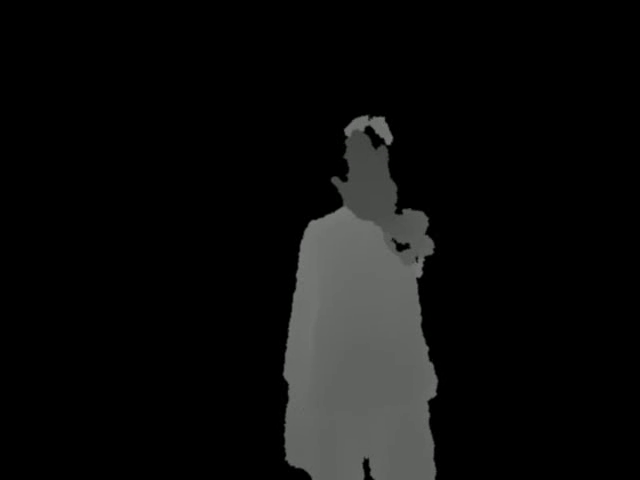
#> input picture frame 9 of 1depth.avi, 640 x 480 px
$ jupyter execute MileStone2.ipynb
#> lines starting #> are read from the running program, lines starting #| are printed output that depends on the picture; after the words box and inside, x2 and y2 are one past the last pixel; in counts of white or black regions, pixels touching at a corner belong together
[cell 1]
import cv2 as cv
import numpy as np

cap = cv.VideoCapture('1depth.avi')

while True:
    _, frame = cap.read()
#> frame is the input picture: shape (480, 640, 3); mean B, G, R 12.7, 13.1, 12.9

    #cv.imshow('frame', frame)
    imgray = cv.cvtColor(frame, cv.COLOR_BGR2GRAY)
    imgray = imgray.astype(np.uint8)
    print ((imgray).max(), (imgray).min())
#| 124 0
    th = cv.inRange(imgray, 60, 80)
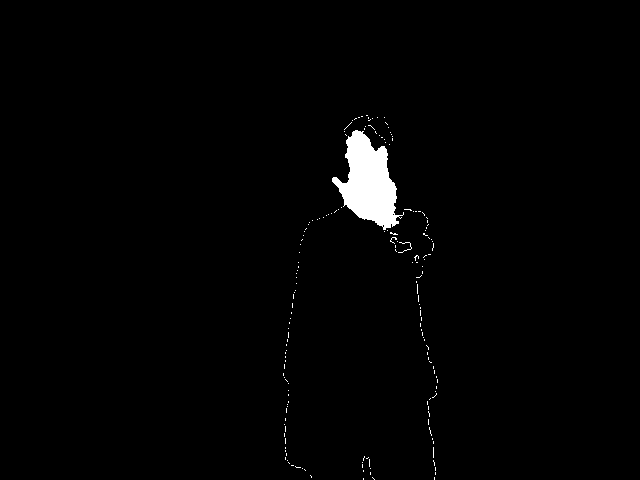
#> th: shape (480, 640); 1.4% white; 173 white regions (171 under 20 px)
    #_, th = cv.threshold(imgray, 1, 255, cv.THRESH_BINARY)
    countours, heirarchy = cv.findContours(th, cv.RETR_TREE, cv.CHAIN_APPROX_SIMPLE)
#> countours = 175 contours, 174 with area under 20; largest, box (x1, y1, x2, y2) and area: (332, 130, 404, 230) 3638
    MaxC = max(countours, key=cv.contourArea)
#> MaxC = contour of 170 points, box (x1, y1, x2, y2) (332, 130, 404, 230), area 3638
    for countour in countours:
        hull = cv.convexHull(MaxC)
#> this loop made 175 passes
#> countour on passes 1 to 3: [[363, 478], [363, 479]], [[434, 477], [434, 479]], [[372, 477], [374, 479]]
    final = cv.drawContours(frame, [hull], -1, (0, 0, 255), 2)
    print("countours: " + str(len(MaxC)))
#| countours: 170
    cv.imshow('threshold', th)
    cv.imshow('Hull', final)
    if cv.waitKey(30) & 0xFF == ord('q'):
#> (key q is pressed here)
        break
cap.release()
cv.destroyAllWindows()

[cell 2]
import cv2 as cv
import numpy as np

cap = cv.VideoCapture('1depth.avi')

while True:
    _, frame = cap.read()
    kernel = np.ones((2, 2), np.uint8)
    #cv.imshow('frame', frame)
    imgray = cv.cvtColor(frame, cv.COLOR_BGR2GRAY)
    imgray = imgray.astype(np.uint8)
    print (imgray.max(), imgray.min())
#| 124 0
    th = cv.inRange(imgray, 60, 80)
    #_, mask = cv.threshold(imgray, 1, 255, cv.THRESH_BINARY)
    erosion = cv.erode(th, kernel, iterations=1)
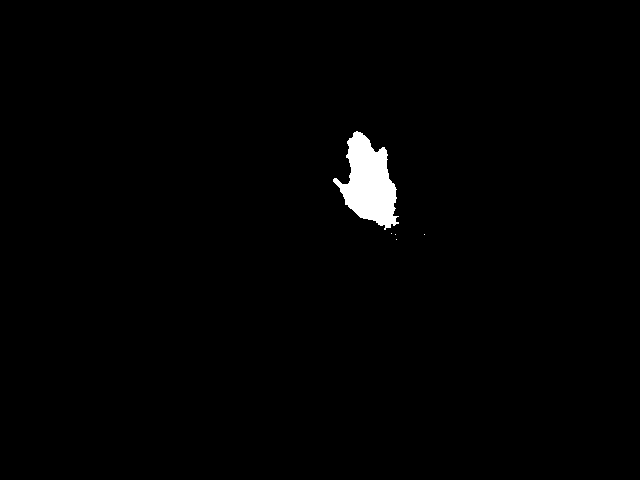
#> erosion: shape (480, 640); 1.2% white; 5 white regions (4 under 20 px), largest, box (x1, y1, x2, y2) and area: (333, 131, 399, 230) 3570
    countours, heirarchy = cv.findContours(th, cv.RETR_TREE, cv.CHAIN_APPROX_SIMPLE)
    MaxC = max(countours, key=cv.contourArea)
    for countour in countours:
        hull = cv.convexHull(MaxC)
    final = cv.drawContours(frame, [hull], -1, (0, 0, 255), 2)
    print("countours: " + str(len(MaxC)))
#| countours: 170
    cv.imshow('threshold', erosion)
    cv.imshow('Hull', final)
    if cv.waitKey(30) & 0xFF == ord('q'):
#> (key q is pressed here)
        break
cap.release()
cv.destroyAllWindows()

$ run again, starting later in the video
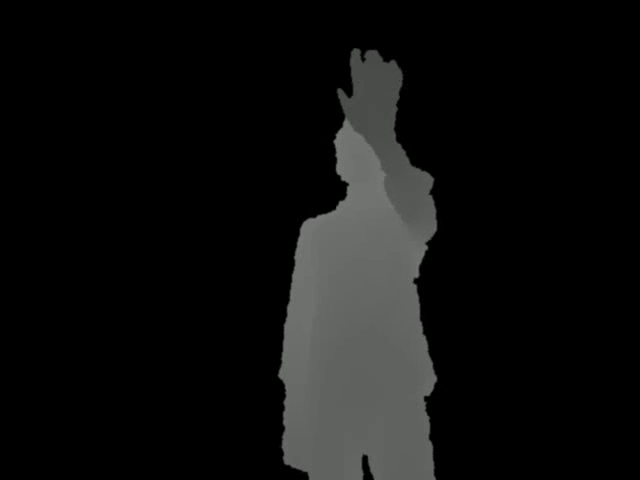
#> input picture frame 40 of 1depth.avi, 640 x 480 px
#> frame is the input picture: shape (480, 640, 3); mean B, G, R 15, 15.4, 15.1
#| 125 0
#> `th = cv.inRange(imgray, 60, 80)`:
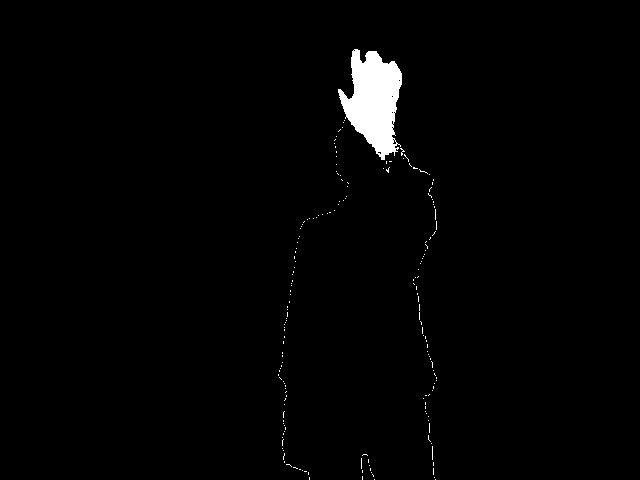
#> th: shape (480, 640); 1.5% white; 185 white regions (184 under 20 px)
#> countours = 195 contours, 194 with area under 20; largest, box (x1, y1, x2, y2) and area: (338, 49, 402, 160) 4100
#> MaxC = contour of 201 points, box (x1, y1, x2, y2) (338, 49, 402, 160), area 4100
#> the loop `for countour in countours:` made 195 passes
#> countour on passes 1 to 3: [[435, 479]], [[374, 479]], [[434, 477]]
#| countours: 201
#| 125 0
#> `erosion = cv.erode(th, kernel, iterations=1)`:
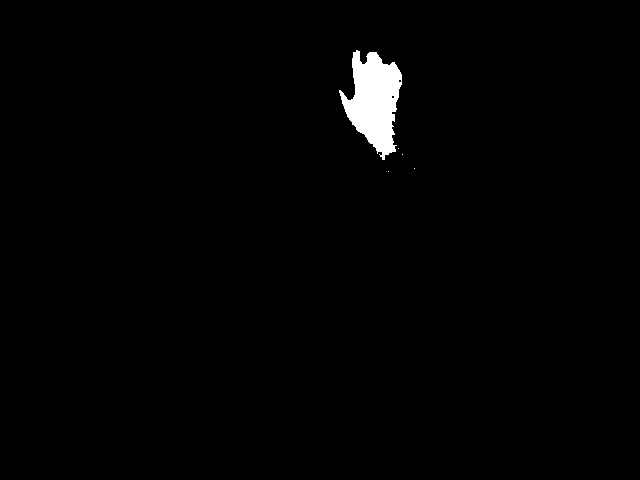
#> erosion: shape (480, 640); 1.3% white; 5 white regions (4 under 20 px), largest, box (x1, y1, x2, y2) and area: (339, 50, 402, 160) 3984
#| countours: 201

$ run again, starting later in the video
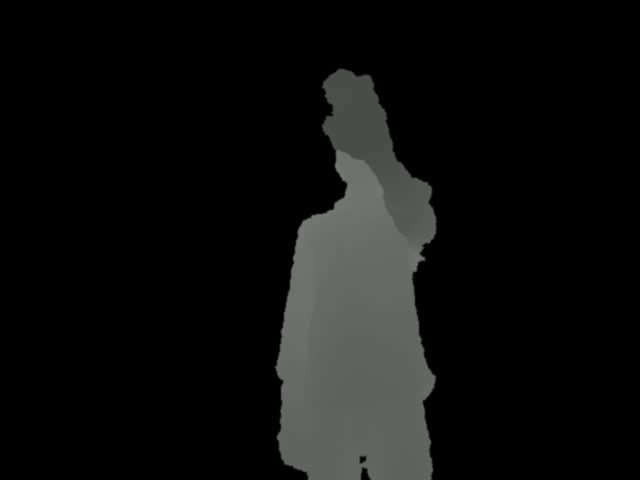
#> input picture frame 72 of 1depth.avi, 640 x 480 px
#> frame is the input picture: shape (480, 640, 3); mean B, G, R 14.5, 14.9, 14.6
#| 125 0
#> `th = cv.inRange(imgray, 60, 80)`:
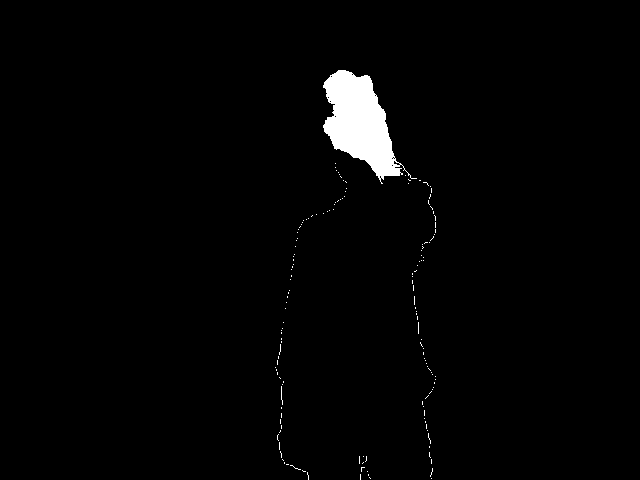
#> th: shape (480, 640); 1.8% white; 155 white regions (154 under 20 px)
#> countours = 167 contours, 166 with area under 20; largest, box (x1, y1, x2, y2) and area: (323, 70, 417, 184) 4852
#> MaxC = contour of 199 points, box (x1, y1, x2, y2) (323, 70, 417, 184), area 4852
#> the loop `for countour in countours:` made 167 passes
#> countour on passes 1 to 3: [[431, 478]], [[369, 477], [370, 478]], [[368, 474], [368, 475]]
#| countours: 199
#| 125 0
#> `erosion = cv.erode(th, kernel, iterations=1)`:
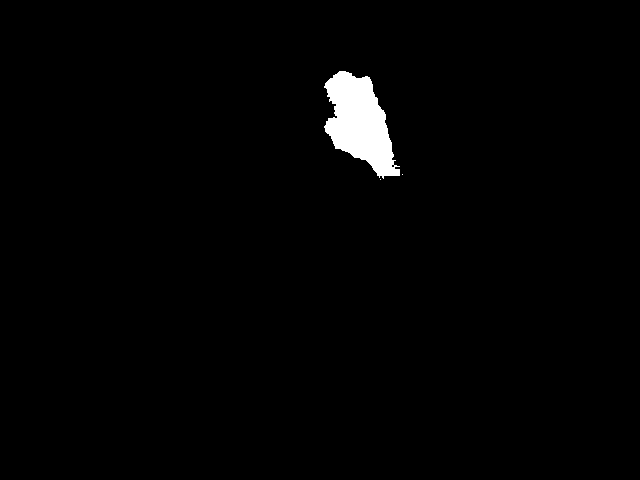
#> erosion: shape (480, 640); 1.5% white; 3 white regions (2 under 20 px), largest, box (x1, y1, x2, y2) and area: (324, 71, 400, 179) 4728
#| countours: 199
